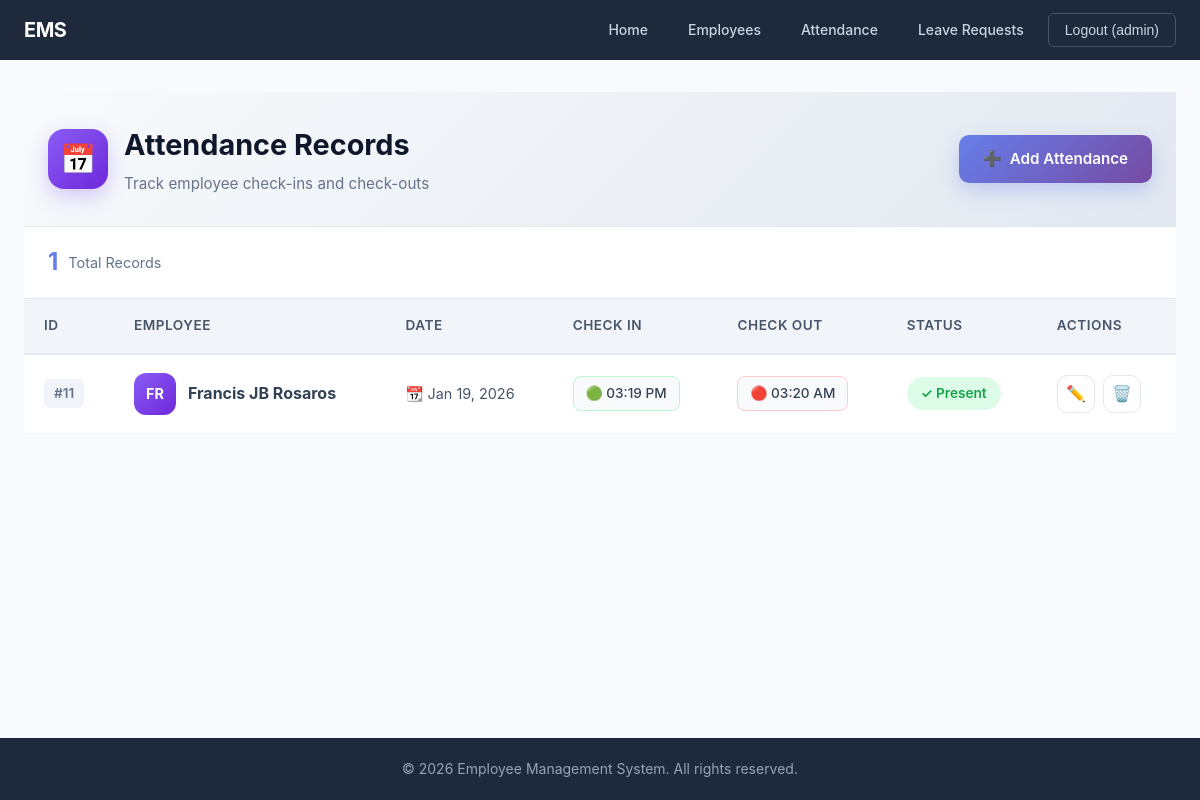
Page /attendance/ (signed in) on the committed database.
### app/models.py (models this page shows, shortened)
class Attendance(models.Model):
    STATUS_CHOICES = [
        ('P', 'Present'),
        ('A', 'Absent'),
        ('L', 'Late'),
        ('HD', 'Half Day'),
    ]
    employee = models.ForeignKey(Employee, on_delete=models.CASCADE, related_name='attendances')
    date = models.DateField()
    check_in = models.TimeField(null=True, blank=True)
    check_out = models.TimeField(null=True, blank=True)
    status = models.CharField(max_length=2, choices=STATUS_CHOICES, default='P')
    notes = models.TextField(blank=True)
    class Meta:
        unique_together = ['employee', 'date']
        ordering = ['-date']

class Employee(models.Model):
    first_name = models.CharField(max_length=50)
    last_name = models.CharField(max_length=50)
    email = models.EmailField(unique=True)
    phone = models.CharField(max_length=15, blank=True)
    date_of_birth = models.DateField(null=True, blank=True)
    address = models.TextField(blank=True)
    department = models.ForeignKey(Department, on_delete=models.SET_NULL, null=True)
    position = models.ForeignKey(Position, on_delete=models.SET_NULL, null=True)
    date_joined = models.DateField()
    salary = models.DecimalField(max_digits=10, decimal_places=2, null=True, blank=True)
    is_active = models.BooleanField(default=True)
    def __str__(self):
        return f"{self.first_name} {self.last_name}"

### app/views.py (the view)
# urls.py: path('attendance/', views.attendance_list, name='attendance_list'),
@login_required
def attendance_list(request):
    attendances = Attendance.objects.select_related('employee').all()
    return render(request, 'base/attendance_list.html', {'attendances': attendances})

### app/templates/base/attendance_list.html (shortened to what this page needs)
{% extends 'base/base.html' %}
{% block content %}
<div class="page-header">
    <div class="page-header-content">
        <div class="page-icon purple">
            <span>📅</span>
        </div>
        <div class="page-title-section">
            <h1>Attendance Records</h1>
            <p>Track employee check-ins and check-outs</p>
        </div>
    </div>
    <a href="{% url 'attendance_add' %}" class="header-btn">
        <span>➕</span> Add Attendance
    </a>
</div>
<div class="stats-bar">
    <div class="mini-stat">
        <span class="mini-stat-value">{{ attendances|length }}</span>
        <span class="mini-stat-label">Total Records</span>
    </div>
</div>
<div class="table-container">
    <table class="data-table">
        <thead>
            <tr>
                <th>ID</th>
                <th>Employee</th>
                <th>Date</th>
                <th>Check In</th>
                <th>Check Out</th>
                <th>Status</th>
                <th>Actions</th>
            </tr>
        </thead>
        <tbody>
            {% for attendance in attendances %}
            <tr>
                <td data-label="ID">
                    <span class="id-badge">#{{ attendance.id }}</span>
                </td>
                <td data-label="Employee">
                    <div class="employee-info">
                        <div class="avatar purple">{{ attendance.employee.first_name|slice:":1" }}{{ attendance.employee.last_name|slice:":1" }}</div>
                        <strong>{{ attendance.employee }}</strong>
                    </div>
                </td>
                <td data-label="Date">
                    <span class="date-display">📆 {{ attendance.date|date:"M d, Y" }}</span>
                </td>
                <td data-label="Check In">
                    <span class="time-badge time-in">🟢 {{ attendance.check_in|time:"h:i A"|default:"--:--" }}</span>
                </td>
                <td data-label="Check Out">
                    <span class="time-badge time-out">🔴 {{ attendance.check_out|time:"h:i A"|default:"--:--" }}</span>
                </td>
                <td data-label="Status">
                    <span class="status-badge {% if attendance.status == 'P' %}status-active{% elif attendance.status == 'A' %}status-inactive{% else %}status-pending{% endif %}">
                        {% if attendance.status == 'P' %}✓ Present{% elif attendance.status == 'A' %}✗ Absent{% else %}◐ {{ attendance.get_status_display }}{% endif %}
                    </span>
                </td>
                <td data-label="Actions">
                    <div class="table-actions">
                        <a href="{% url 'attendance_edit' attendance.pk %}" class="tbl-btn tbl-btn-edit" title="Edit">✏️</a>
                        <a href="{% url 'attendance_delete' attendance.pk %}" class="tbl-btn tbl-btn-delete" title="Delete">🗑️</a>
                    </div>
                </td>
            </tr>
            {% endfor %}
        </tbody>
    </table>
</div>
{% endblock %}

### app/templates/base/base.html (shortened to what this page needs)
<!DOCTYPE html>
<html lang="en">
<head>
    {% load static %}
    <link rel="stylesheet" href="{% static 'css/base.css' %}">
</head>
<body>
    <nav class="navbar">
        <div class="navbar-container">
            <h1 class="navbar-title">EMS</h1>
            <ul class="navbar-menu" id="navbar-menu">
                {% if user.is_authenticated %}
                    <li><a href="{% url 'home' %}">Home</a></li>
                    <li><a href="{% url 'employee_list' %}">Employees</a></li>
                    <li><a href="{% url 'attendance_list' %}">Attendance</a></li>
                    <li><a href="{% url 'leave_list' %}">Leave Requests</a></li>
                    <li class="logout-item">
                        <form method="post" action="{% url 'logout' %}">
                            <button type="submit" class="logout-btn">Logout ({{ user.username }})</button>
                        </form>
                    </li>
                {% else %}
                    <li><a href="{% url 'home' %}">Home</a></li>
                    <li><a href="{% url 'login' %}">Login</a></li>
                    <li><a href="{% url 'register' %}">Register</a></li>
                {% endif %}
            </ul>
        </div>
    </nav>
    <div class="main-content">
        {% block content %}{% endblock %}
    </div>
    <footer class="footer">
        <p>&copy; 2026 Employee Management System. All rights reserved.</p>
    </footer>
</body>
</html>

### rows in the picture
Attendance: id "11", employee.first_name "F", employee.last_name "R", employee "Francis JB Rosaros", date "Jan 19, 2026", check_in "03:19 PM", check_out "03:20 AM", status "✓ Present"

### other values in the picture
{{ user.username }} "admin"
{{ attendances|length }} "1"
